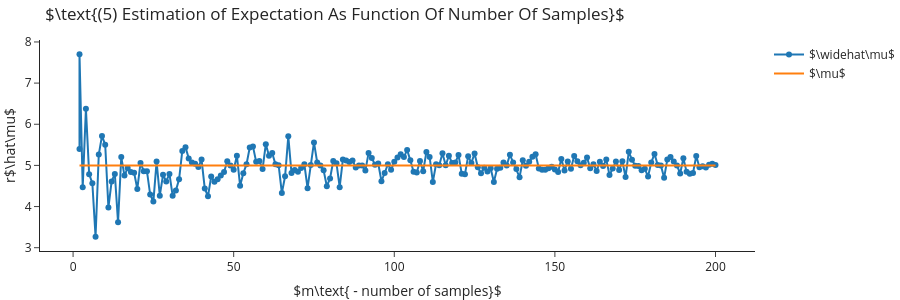

The notebook cell this image was saved under:
### Markdown cell above
### Estimating Expectation of Distribution

### Code cell
estimated_mean = []
for m in ms:
    X = np.random.normal(mu, sigma, size=m)
    estimated_mean.append(np.mean(X)) 

    
go.Figure([go.Scatter(x=ms, y=estimated_mean, mode='markers+lines', name=r'$\widehat\mu$'),
           go.Scatter(x=ms, y=[mu]*len(ms), mode='lines', name=r'$\mu$')],
          layout=go.Layout(title=r"$\text{(5) Estimation of Expectation As Function Of Number Of Samples}$", 
                  xaxis_title="$m\\text{ - number of samples}$", 
                  yaxis_title="r$\hat\mu$",
                  height=300)).show()

### Figure 1 — Plotly figure (JSON) as saved in the notebook; plotly's stock layout.template omitted (floating-point values rounded to 4 significant figures; data arrays with more than 128 entries replaced by an {"elided": "..."} marker saying what was removed)
{"data": [{"mode": "markers+lines", "name": "$\\widehat\\mu$", "type": "scatter", "x": {"elided": "200 int values"}, "y": {"elided": "200 float values"}}, {"mode": "lines", "name": "$\\mu$", "type": "scatter", "x": {"elided": "200 int values"}, "y": {"elided": "200 int values"}}], "layout": {"height": 300, "title": {"text": "$\\text{(5) Estimation of Expectation As Function Of Number Of Samples}$"}, "xaxis": {"title": {"text": "$m\\text{ - number of samples}$"}}, "yaxis": {"title": {"text": "r$\\hat\\mu$"}}}}
